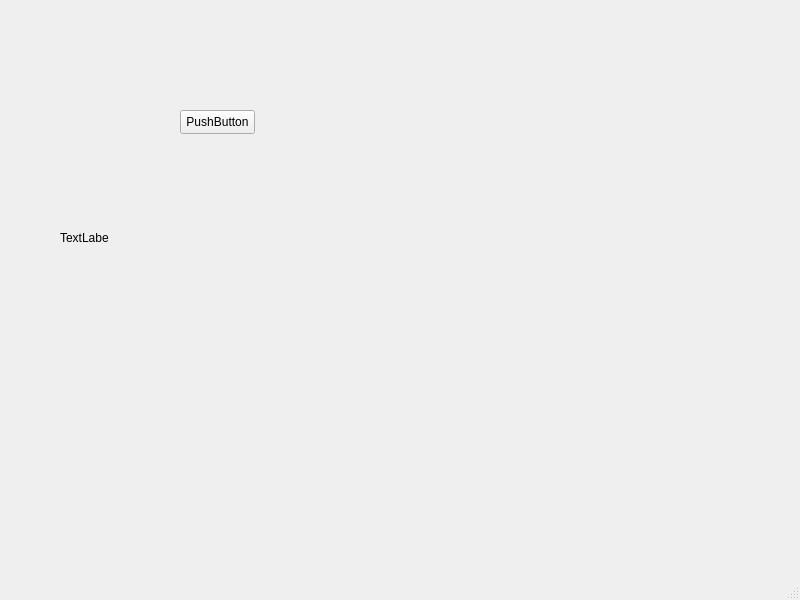
<?xml version="1.0" encoding="UTF-8"?>
<ui version="4.0">
 <class>MainWindow</class>
 <widget class="QMainWindow" name="MainWindow">
  <property name="geometry">
   <rect>
    <x>0</x>
    <y>0</y>
    <width>800</width>
    <height>600</height>
   </rect>
  </property>
  <property name="windowTitle">
   <string>MainWindow</string>
  </property>
  <widget class="QWidget" name="centralwidget">
   <widget class="QPushButton" name="pushButton">
    <property name="geometry">
     <rect>
      <x>180</x>
      <y>110</y>
      <width>75</width>
      <height>24</height>
     </rect>
    </property>
    <property name="text">
     <string>PushButton</string>
    </property>
   </widget>
   <widget class="QLabel" name="label">
    <property name="geometry">
     <rect>
      <x>60</x>
      <y>230</y>
      <width>49</width>
      <height>16</height>
     </rect>
    </property>
    <property name="text">
     <string>TextLabel</string>
    </property>
   </widget>
  </widget>
  <widget class="QMenuBar" name="menubar">
   <property name="geometry">
    <rect>
     <x>0</x>
     <y>0</y>
     <width>800</width>
     <height>22</height>
    </rect>
   </property>
  </widget>
  <widget class="QStatusBar" name="statusbar"/>
 </widget>
 <resources/>
 <connections>
  <connection>
   <sender>pushButton</sender>
   <signal>clicked()</signal>
   <receiver>label</receiver>
   <slot>deleteLater()</slot>
   <hints>
    <hint type="sourcelabel">
     <x>190</x>
     <y>150</y>
    </hint>
    <hint type="destinationlabel">
     <x>69</x>
     <y>261</y>
    </hint>
   </hints>
  </connection>
  <connection>
   <sender>label</sender>
   <signal>destroyed()</signal>
   <receiver>pushButton</receiver>
   <slot>hide()</slot>
   <hints>
    <hint type="sourcelabel">
     <x>102</x>
     <y>261</y>
    </hint>
    <hint type="destinationlabel">
     <x>246</x>
     <y>150</y>
    </hint>
   </hints>
  </connection>
 </connections>
</ui>
